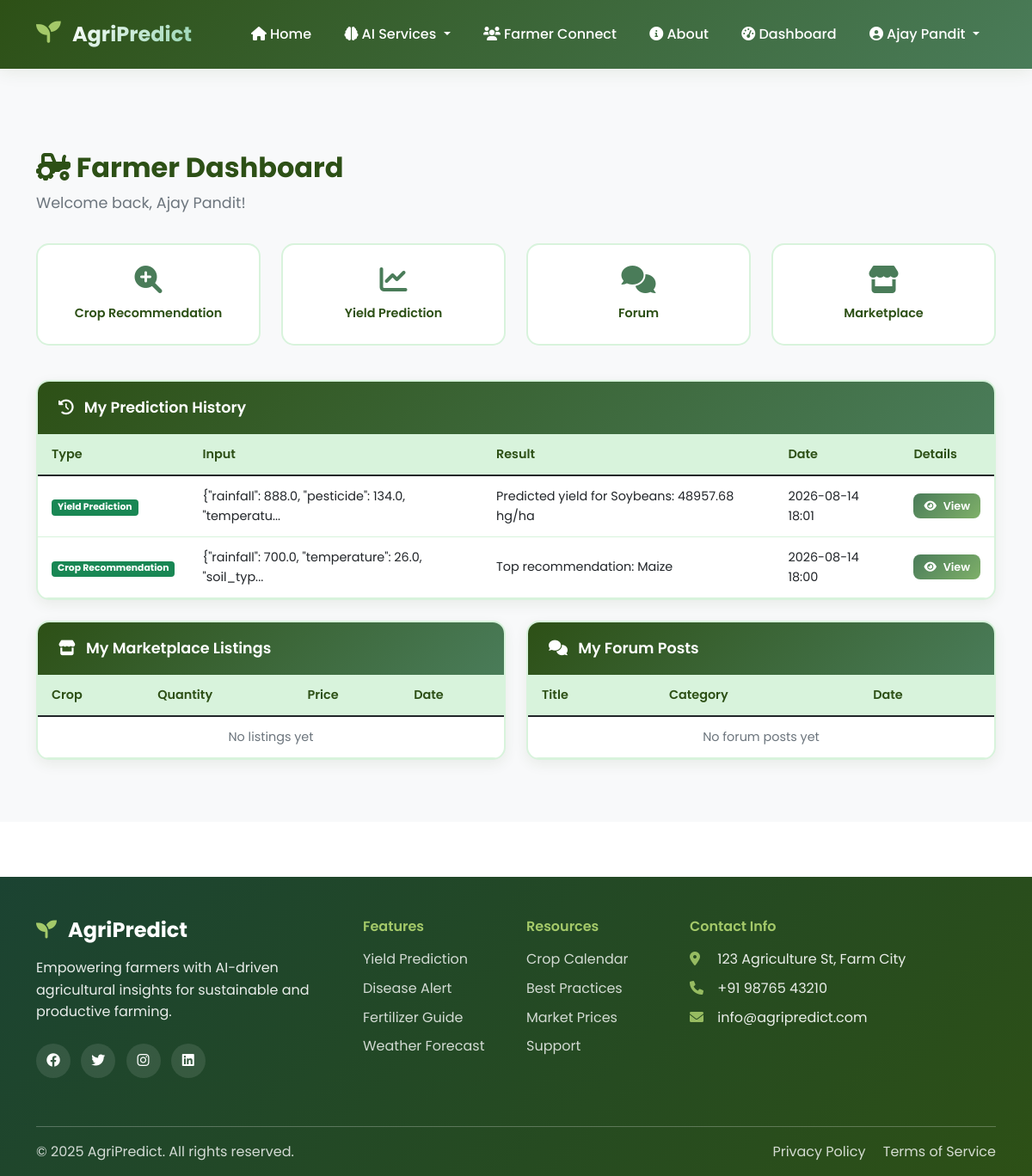
The page /farmer-dashboard (signed in) on the database its author committed.
### tables this page shows
CREATE TABLE predictions_history (
            id INTEGER PRIMARY KEY AUTOINCREMENT,
            user_id INTEGER NOT NULL,
            prediction_type TEXT NOT NULL,
            input_data TEXT NOT NULL,
            result TEXT NOT NULL,
            created_at TIMESTAMP DEFAULT CURRENT_TIMESTAMP,
            FOREIGN KEY (user_id) REFERENCES users(id)
        );

### app.py (the view)
@app.route('/farmer-dashboard')
@role_required('farmer')
def farmer_dashboard_view():
    uid = session['user_id']
    predictions = get_user_predictions(uid)
    listings = get_user_listings(uid)
    forum_posts = get_user_forum_posts(uid)
    return render_template('farmer_dashboard.html',
                           predictions=predictions,
                           listings=listings,
                           forum_posts=forum_posts)

### templates/farmer_dashboard.html (shortened to what this page needs)
{% extends 'base.html' %}
{% block content %}
<section class="dashboard-section">
    <div class="container">
        <div class="dashboard-header">
            <h2><i class="fas fa-tractor"></i> Farmer Dashboard</h2>
            <p>Welcome back, {{ session.full_name }}!</p>
        </div>
        <div class="row mb-4">
            <div class="col-md-3 col-6 mb-3">
                <a href="{{ url_for('crop_recommendation') }}" class="quick-action-card">
                    <i class="fas fa-search-plus"></i>
                    <span>Crop Recommendation</span>
                </a>
            </div>
            <div class="col-md-3 col-6 mb-3">
                <a href="{{ url_for('yield_prediction') }}" class="quick-action-card">
                    <i class="fas fa-chart-line"></i>
                    <span>Yield Prediction</span>
                </a>
            </div>
            <div class="col-md-3 col-6 mb-3">
                <a href="{{ url_for('farmer_forum') }}" class="quick-action-card">
                    <i class="fas fa-comments"></i>
                    <span>Forum</span>
                </a>
            </div>
            <div class="col-md-3 col-6 mb-3">
                <a href="{{ url_for('farmer_marketplace') }}" class="quick-action-card">
                    <i class="fas fa-store"></i>
                    <span>Marketplace</span>
                </a>
            </div>
        </div>
        <div class="dashboard-card mb-4">
            <div class="dashboard-card-header">
                <h4><i class="fas fa-history"></i> My Prediction History</h4>
            </div>
            <div class="table-responsive">
                <table class="table dashboard-table">
                    <thead>
                        <tr>
                            <th>Type</th>
                            <th>Input</th>
                            <th>Result</th>
                            <th>Date</th>
                            <th>Details</th>
                        </tr>
                    </thead>
                    <tbody>
                        {% for pred in predictions %}
                        <tr>
                            <td><span class="badge bg-success">{{ pred.prediction_type }}</span></td>
                            <td>{{ pred.input_data[:50] }}{% if pred.input_data|length > 50 %}...{% endif %}</td>
                            <td>{{ pred.result[:50] }}{% if pred.result|length > 50 %}...{% endif %}</td>
                            <td>{{ pred.created_at[:16] if pred.created_at else '-' }}</td>
                            <td>
                                <button class="btn btn-sm btn-view-details"
                                        onclick="showPredictionDetails('{{ pred.prediction_type }}', '{{ pred.input_data | e }}', '{{ pred.result | e }}', '{{ pred.created_at }}')">
                                    <i class="fas fa-eye"></i> View
                                </button>
                            </td>
                        </tr>
                        {% else %}
                        <tr><td colspan="5" class="text-center text-muted">No predictions yet. Try our AI services!</td></tr>
                        {% endfor %}
                    </tbody>
                </table>
            </div>
        </div>
        <div class="row">
            <div class="col-md-6 mb-4">
                <div class="dashboard-card">
                    <div class="dashboard-card-header">
                        <h4><i class="fas fa-store"></i> My Marketplace Listings</h4>
                    </div>
                    <div class="table-responsive">
                        <table class="table dashboard-table">
                            <thead>
                                <tr>
                                    <th>Crop</th>
                                    <th>Quantity</th>
                                    <th>Price</th>
                                    <th>Date</th>
                                </tr>
                            </thead>
                            <tbody>
                                {% for listing in listings %}
                                <tr>
                                    <td>{{ listing.crop_name }}</td>
                                    <td>{{ listing.quantity }}</td>
                                    <td>{{ listing.price }}</td>
                                    <td>{{ listing.created_at[:10] if listing.created_at else '-' }}</td>
                                </tr>
                                {% else %}
                                <tr><td colspan="4" class="text-center text-muted">No listings yet</td></tr>
                                {% endfor %}
                            </tbody>
                        </table>
                    </div>
                </div>
            </div>
            <div class="col-md-6 mb-4">
                <div class="dashboard-card">
                    <div class="dashboard-card-header">
                        <h4><i class="fas fa-comments"></i> My Forum Posts</h4>
                    </div>
                    <div class="table-responsive">
                        <table class="table dashboard-table">
                            <thead>
                                <tr>
                                    <th>Title</th>
                                    <th>Category</th>
                                    <th>Date</th>
                                </tr>
                            </thead>
                            <tbody>
                                {% for post in forum_posts %}
                                <tr>
                                    <td>{{ post.title[:30] }}{% if post.title|length > 30 %}...{% endif %}</td>
                                    <td>{{ post.category }}</td>
                                    <td>{{ post.created_at[:10] if post.created_at else '-' }}</td>
                                </tr>
                                {% else %}
                                <tr><td colspan="3" class="text-center text-muted">No forum posts yet</td></tr>
                                {% endfor %}
                            </tbody>
                        </table>
                    </div>
                </div>
            </div>
        </div>
    </div>
</section>
{% endblock %}

### templates/base.html (shortened to what this page needs)
<!DOCTYPE html>
<html lang="en">
<head>
    <link href="https://cdn.jsdelivr.net/npm/bootstrap@5.1.3/dist/css/bootstrap.min.css" rel="stylesheet">
    <link href="https://cdnjs.cloudflare.com/ajax/libs/font-awesome/6.0.0/css/all.min.css" rel="stylesheet">
    <link href="{{ url_for('static', filename='css/style.css') }}" rel="stylesheet">
</head>
<body>
    <nav class="navbar navbar-expand-lg navbar-light fixed-top custom-navbar">
        <div class="container">
            <a class="navbar-brand" href="{{ url_for('index') }}">
                <i class="fas fa-seedling"></i>
                <span class="brand-text">AgriPredict</span>
            </a>
            <div class="collapse navbar-collapse" id="navbarNav">
                <ul class="navbar-nav ms-auto">
                    <li class="nav-item">
                        <a class="nav-link" href="{{ url_for('index') }}"><i class="fas fa-home"></i> Home</a>
                    </li>
                    <li class="nav-item dropdown">
                        <a class="nav-link dropdown-toggle" href="#" role="button" data-bs-toggle="dropdown">
                            <i class="fas fa-brain"></i> AI Services
                        </a>
                    </li>
                    <li class="nav-item">
                        <a class="nav-link" href="{{ url_for('farmer_connect') }}">
                            <i class="fas fa-users"></i> Farmer Connect
                        </a>
                    </li>
                    <li class="nav-item">
                        <a class="nav-link" href="{{ url_for('about') }}"><i class="fas fa-info-circle"></i> About</a>
                    </li>
                    {% if session.get('user_id') %}
                    <li class="nav-item">
                        <a class="nav-link" href="{{ url_for('dashboard') }}">
                            <i class="fas fa-tachometer-alt"></i> Dashboard
                        </a>
                    </li>
                    <li class="nav-item dropdown">
                        <a class="nav-link dropdown-toggle" href="#" role="button" data-bs-toggle="dropdown">
                            <i class="fas fa-user-circle"></i> {{ session.get('full_name', 'Account') }}
                        </a>
                    </li>
                    {% endif %}
                </ul>
            </div>
        </div>
    </nav>
    <main class="main-content">
        {% block content %}{% endblock %}
    </main>
    <footer class="custom-footer">
        <div class="container">
            <div class="row">
                <div class="col-lg-4 mb-4">
                    <h5 class="footer-title">
                        <i class="fas fa-seedling"></i> AgriPredict
                    </h5>
                    <p class="footer-text">
                        Empowering farmers with AI-driven agricultural insights for sustainable and productive farming.
                    </p>
                    <div class="social-links">
                        <a href="#"><i class="fab fa-facebook"></i></a>
                        <a href="#"><i class="fab fa-twitter"></i></a>
                        <a href="#"><i class="fab fa-instagram"></i></a>
                        <a href="#"><i class="fab fa-linkedin"></i></a>
                    </div>
                </div>
                <div class="col-lg-2 col-md-6 mb-4">
                    <h6 class="footer-subtitle">Features</h6>
                    <ul class="footer-links">
                        <li><a href="{{ url_for('yield_prediction') }}">Yield Prediction</a></li>
                        <li><a href="{{ url_for('disease_prediction') }}">Disease Alert</a></li>
                        <li><a href="{{ url_for('fertilizer_recommendation') }}">Fertilizer Guide</a></li>
                        <li><a href="{{ url_for('weather_prediction') }}">Weather Forecast</a></li>
                    </ul>
                </div>
                <div class="col-lg-2 col-md-6 mb-4">
                    <h6 class="footer-subtitle">Resources</h6>
                    <ul class="footer-links">
                        <li><a href="#">Crop Calendar</a></li>
                        <li><a href="#">Best Practices</a></li>
                        <li><a href="#">Market Prices</a></li>
                        <li><a href="#">Support</a></li>
                    </ul>
                </div>
                <div class="col-lg-4 mb-4">
                    <h6 class="footer-subtitle">Contact Info</h6>
                    <div class="contact-info">
                        <p><i class="fas fa-map-marker-alt"></i> 123 Agriculture St, Farm City</p>
                        <p><i class="fas fa-phone"></i> +91 98765 43210</p>
                        <p><i class="fas fa-envelope"></i> info@agripredict.com</p>
                    </div>
                </div>
            </div>
            <hr class="footer-divider">
            <div class="row align-items-center">
                <div class="col-md-6">
                    <p class="copyright-text">
                        &copy; 2025 AgriPredict. All rights reserved.
                    </p>
                </div>
                <div class="col-md-6 text-md-end">
                    <a href="#" class="footer-link">Privacy Policy</a>
                    <a href="#" class="footer-link">Terms of Service</a>
                </div>
            </div>
        </div>
    </footer>
</body>
</html>

### rows shown on the page
predictions_history: prediction_type "Yield Prediction", input_data "{\"rainfall\": 888.0, \"pesticide\": 134.0, \"temperatu", result "Predicted yield for Soybeans: 48957.68 hg/ha", created_at "2026-08-14 18:01"
predictions_history: prediction_type "Crop Recommendation", input_data "{\"rainfall\": 700.0, \"temperature\": 26.0, \"soil_typ", result "Top recommendation: Maize", created_at "2026-08-14 18:00"

### other values the page prints
{{ session.get('full_name', 'Account') }} "Ajay Pandit"
{{ session.full_name }} "Ajay Pandit"
